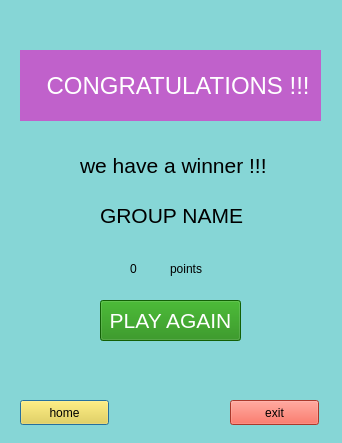
<?xml version="1.0" encoding="UTF-8"?>
<ui version="4.0">
 <class>Winner</class>
 <widget class="QDialog" name="Winner">
  <property name="geometry">
   <rect>
    <x>0</x>
    <y>0</y>
    <width>342</width>
    <height>443</height>
   </rect>
  </property>
  <property name="windowTitle">
   <string>Dialog</string>
  </property>
  <property name="styleSheet">
   <string notr="true">background-color: rgb(134, 214, 214);</string>
  </property>
  <widget class="QLabel" name="label">
   <property name="geometry">
    <rect>
     <x>20</x>
     <y>50</y>
     <width>301</width>
     <height>71</height>
    </rect>
   </property>
   <property name="font">
    <font>
     <pointsize>18</pointsize>
    </font>
   </property>
   <property name="styleSheet">
    <string notr="true">color: rgb(255, 255, 255);
background-color: rgb(192, 97, 203);
border-color: rgb(220, 138, 221);</string>
   </property>
   <property name="text">
    <string>    CONGRATULATIONS !!!</string>
   </property>
  </widget>
  <widget class="QLabel" name="label_2">
   <property name="geometry">
    <rect>
     <x>80</x>
     <y>150</y>
     <width>191</width>
     <height>31</height>
    </rect>
   </property>
   <property name="font">
    <font>
     <pointsize>16</pointsize>
    </font>
   </property>
   <property name="text">
    <string>we have a winner !!!</string>
   </property>
  </widget>
  <widget class="QLabel" name="label_group_name">
   <property name="geometry">
    <rect>
     <x>100</x>
     <y>190</y>
     <width>151</width>
     <height>51</height>
    </rect>
   </property>
   <property name="font">
    <font>
     <pointsize>16</pointsize>
    </font>
   </property>
   <property name="text">
    <string>GROUP NAME</string>
   </property>
  </widget>
  <widget class="QLabel" name="label_points">
   <property name="geometry">
    <rect>
     <x>130</x>
     <y>260</y>
     <width>31</width>
     <height>17</height>
    </rect>
   </property>
   <property name="text">
    <string>0</string>
   </property>
  </widget>
  <widget class="QPushButton" name="pushButton_home">
   <property name="geometry">
    <rect>
     <x>20</x>
     <y>400</y>
     <width>89</width>
     <height>25</height>
    </rect>
   </property>
   <property name="styleSheet">
    <string notr="true">background-color: rgb(246, 211, 45);
color: rgb(0, 0, 0);</string>
   </property>
   <property name="text">
    <string>home</string>
   </property>
  </widget>
  <widget class="QPushButton" name="pushButton_exit_2">
   <property name="geometry">
    <rect>
     <x>230</x>
     <y>400</y>
     <width>89</width>
     <height>25</height>
    </rect>
   </property>
   <property name="styleSheet">
    <string notr="true">background-color: rgb(238, 80, 62);</string>
   </property>
   <property name="text">
    <string>exit</string>
   </property>
  </widget>
  <widget class="QPushButton" name="pushButton_play_again">
   <property name="geometry">
    <rect>
     <x>100</x>
     <y>300</y>
     <width>141</width>
     <height>41</height>
    </rect>
   </property>
   <property name="font">
    <font>
     <pointsize>16</pointsize>
    </font>
   </property>
   <property name="styleSheet">
    <string notr="true">background-color: rgb(51, 209, 122);
background-color: rgb(26, 135, 9);
color: rgb(255, 255, 255);
border-color: rgb(38, 162, 105);
selection-background-color: rgb(143, 240, 164);</string>
   </property>
   <property name="text">
    <string>PLAY AGAIN</string>
   </property>
  </widget>
  <widget class="QLabel" name="label_3">
   <property name="geometry">
    <rect>
     <x>10</x>
     <y>230</y>
     <width>81</width>
     <height>91</height>
    </rect>
   </property>
   <property name="text">
    <string/>
   </property>
  </widget>
  <widget class="QLabel" name="label_5">
   <property name="geometry">
    <rect>
     <x>170</x>
     <y>260</y>
     <width>67</width>
     <height>17</height>
    </rect>
   </property>
   <property name="text">
    <string>points</string>
   </property>
  </widget>
 </widget>
 <resources/>
 <connections/>
</ui>
